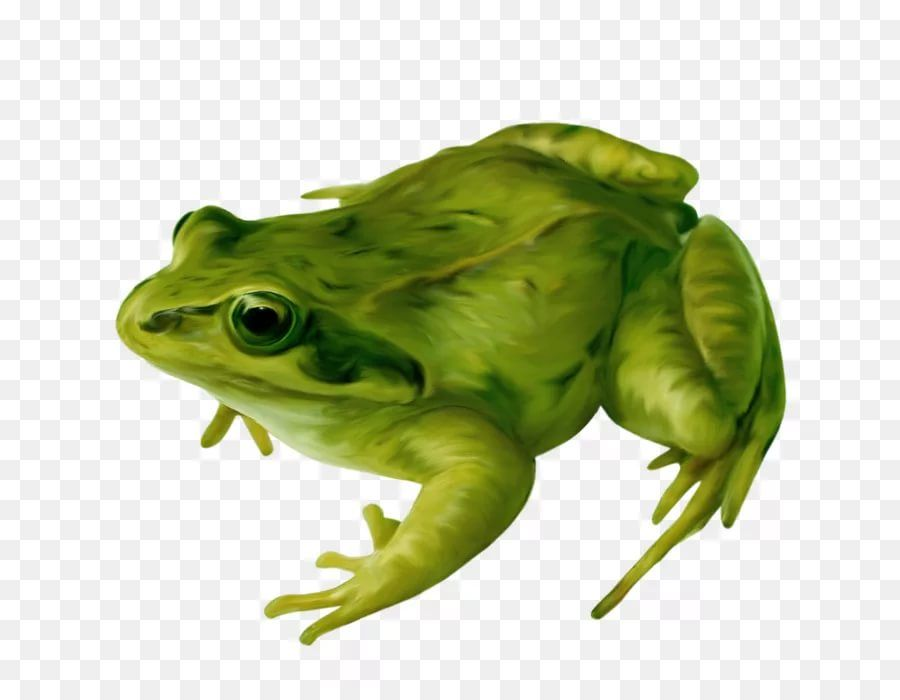
//> input picture imgs/3.jpg, 900 x 700 px
$ ./source   (built with g++ and OpenCV 4)
//> lines starting //> are read from the running program, lines starting //| are printed output that depends on the picture; after the words box and inside, x2 and y2 are one past the last pixel; in counts of white or black regions, pixels touching at a corner belong together
#include <opencv2/opencv.hpp>
#include <iostream>

using namespace std;
using namespace cv;

Mat colorq(Mat ocv, int cluster_count) {

// convert to float & reshape to a [3 x W*H] Mat
//  (so every pixel is on a row of it's own)

    Mat data;
    ocv.convertTo(data, CV_32F);
    data = data.reshape(1, data.total());

// do kmeans
    Mat labels, centers;
    kmeans(data, cluster_count, labels, TermCriteria(2, 10, 1.0), 3,
           KMEANS_PP_CENTERS, centers);

// reshape both to a single row of Vec3f pixels:
    centers = centers.reshape(3, centers.rows);
    data = data.reshape(3, data.rows);

// replace pixel values with their center value:
    auto *p = data.ptr<Vec3f>();
    for (size_t i = 0; i < data.rows; i++) {
        int center_id = labels.at<int>(i);
        p[i] = centers.at<Vec3f>(center_id);
    }

// back to 2d, and uchar:
    ocv = data.reshape(3, ocv.rows);
    ocv.convertTo(ocv, CV_8U);
    return ocv;
}

Mat bgrThreshold_white(Mat img) {
    for (int i = 0; i < img.rows; i++)
        for (int j = 0; j < img.cols; j++)
            if (img.at<Vec3b>(i, j)[0] > 210 && img.at<Vec3b>(i, j)[1] > 210 && img.at<Vec3b>(i, j)[2] > 210) {
                img.at<Vec3b>(i, j)[0] = 255;
                img.at<Vec3b>(i, j)[1] = 255;
                img.at<Vec3b>(i, j)[2] = 255;
            }
    return img;
}

Mat drawgrid(Mat mat_img, int stepSize) {

    int width = mat_img.size().width;
    int height = mat_img.size().height;

    for (int i = 0; i < height; i += stepSize)
        cv::line(mat_img, Point(0, i), Point(width, i), cv::Scalar(0, 0, 0));

    for (int i = 0; i < width; i += stepSize)
        cv::line(mat_img, Point(i, 0), Point(i, height), cv::Scalar(0, 0, 0));
    return mat_img;
}

Mat makebig(Mat img, int pixsize) {
    Mat big;
    int new_width = img.size().width * pixsize;
    int new_height = img.size().height * pixsize;
    big.push_back(Mat(new_height, new_width, CV_8UC3, Vec<uchar, 3>(255, 255, 255)));
    for (int i = 0; i < new_height; i++)
        for (int j = 0; j < new_width; j++)
            big.at<Vec3b>(i, j) = img.at<Vec3b>(i / pixsize, j / pixsize);
    return big;
}

Mat kroswording1(Mat img) {
    Mat ebala;
    ebala.push_back(Mat(img.size().height, img.size().width, CV_8UC3, Vec<uchar, 3>(255, 255, 255)));
    int nums[255][255];
    int x = 0;
    int y = 0;
    Vec<uchar, 3> tem;
    for (int i = 0; i < img.size().height; i++) {
        for (int j = 0; j < img.size().width; j++) {
            if (img.at<Vec3b>(i, j) != Vec<uchar, 3>(255, 255, 255)) {
                if (img.at<Vec3b>(i, j) == tem) {
                    nums[y][x - 1] = nums[y][x - 1] + 1;
                }
                if (img.at<Vec3b>(i, j) != tem) {
                    ebala.at<Vec3b>(y, x) = img.at<Vec3b>(i, j);
                    nums[y][x] = 1;
                    x++;

                }


                tem = img.at<Vec3b>(i, j);
            }
        }
        tem = Vec3b(3, 2, 3);
        x = 0;
        y++;
    }
    Mat fu = makebig(ebala, 20);
    for (int i = 0; i < img.size().height; i++) {
        for (int j = 0; j < img.size().width; j++) {
            if (fu.at<Vec3b>(i * 20 + 4, j * 20 + 14) != Vec<uchar, 3>(255, 255, 255)) {
                cv::putText(fu, //target image
                            to_string(nums[i][j]), //text
                            cv::Point(j * 20 + 5, i * 20 + 12), //top-left position
                            cv::FONT_HERSHEY_DUPLEX,
                            0.3,
                            CV_RGB(0, 0, 0), //font color
                            1);
            }
        }
    }
    return fu;
}

Mat skl1(const Mat &img1, const Mat &img2) {

    // Get dimension of final image
    int rows = max(img1.rows, img2.rows);
    int cols = img1.cols + img2.cols;

    Mat3b res(rows, cols, Vec3b(255, 255, 255));

    // Copy images in correct position
    img1.copyTo(res(Rect(0, 0, img1.cols, img1.rows)));
    img2.copyTo(res(Rect(img1.cols, 0, img2.cols, img2.rows)));
    return res;
}

Mat skl2(const Mat &img1, const Mat &img2) {

    // Get dimension of final image
    int rows = (img1.rows + img2.rows);
    int cols = max(img1.cols, img2.cols);

    Mat3b res(rows, cols, Vec3b(255, 255, 255));

    // Copy images in correct position
    img1.copyTo(res(Rect(0, 0, img1.cols, img1.rows)));
    img2.copyTo(res(Rect(0, img1.rows, img2.cols, img2.rows)));
    return res;
}

Mat kroswording2(Mat img) {
    Mat ebala;
    ebala.push_back(Mat(img.size().height, img.size().width, CV_8UC3, Vec<uchar, 3>(255, 255, 255)));
    int nums[255][255];
    int x = 0;
    int y = 0;
    Vec<uchar, 3> tem;
    for (int i = 0; i < img.size().width; i++) {
        for (int j = 0; j < img.size().height; j++) {
            if (img.at<Vec3b>(j, i) != Vec<uchar, 3>(255, 255, 255)) {
                if (img.at<Vec3b>(j, i) == tem) {
                    nums[x - 1][y] = nums[x - 1][y] + 1;
                }
                if (img.at<Vec3b>(j, i) != tem) {
                    ebala.at<Vec3b>(x, y) = img.at<Vec3b>(j, i);
                    nums[x][y] = 1;
                    x++;
                }
                tem = img.at<Vec3b>(j, i);
            }
        }
        tem = Vec3b(3, 2, 3);
        y++;
        x = 0;
    }
    Mat fu = makebig(ebala, 20);
    for (int i = 0; i < img.size().height; i++) {
        for (int j = 0; j < img.size().width; j++) {
            if (fu.at<Vec3b>(i * 20 + 4, j * 20 + 14) != Vec<uchar, 3>(255, 255, 255)) {
                cv::putText(fu, //target image
                            to_string(nums[i][j]), //text
                            cv::Point(j * 20 + 5, i * 20 + 12), //top-left position
                            cv::FONT_HERSHEY_DUPLEX,
                            0.3,
                            CV_RGB(0, 0, 0), //font color
                            1);
            }
        }
    }

    return fu;
}

int main() {

    int colors_count = 3;
    int down_height = 50;
    cout << "Enter the number of lines in crossword" << endl;
    cout << "20 - small, 50 - average, 100 - big, 220 - max" << endl;
    cin >> down_height;
//> the answer given: 100
    cout << "Enter the number of colors from 3 to 8" << endl;
    cin >> colors_count;
//> the answer given: 3
    std::string path ;
  //  std::string pa;
    cout << "Enter path to picture Example: ../imgs/3.jpg" << endl;
    cin >> path;
//> the answer given: ../imgs/3.jpg

    Mat image = imread(path);
//> image is the input picture: 700 rows x 900 cols, CV_8UC3; mean B, G, R 177.1, 207.5, 201.4

    if (image.empty()) {
        cout << "Could not read image" << endl;
        return 0;
    }

    int pixel_size = 20;
    int down_width = image.cols / (image.rows / down_height);
    Mat resize_down;
    resize(image, resize_down, Size(down_width, down_height), INTER_NEAREST);
    //бинаризация порог 200
//    imshow("1", resize_down);
    Mat img_gray;
    cvtColor(resize_down, img_gray, COLOR_BGR2GRAY);
    //  imshow("2", img_gray);
    Mat inverted_binary_image;
    //Mat thresh;
    threshold(img_gray, inverted_binary_image, 200, 255, THRESH_BINARY_INV);
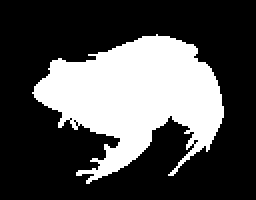
//> inverted_binary_image: 100 rows x 128 cols, CV_8UC1 (shown 2 times larger); 30.8% white; 1 white region
    //imshow("3", inverted_binary_image);

    //bitwise_not(thresh, inverted_binary_image);
    //изменение размера

    //контуры
    vector<vector<Point>> contours;
    vector<Vec4i> hierarchy;
    findContours(inverted_binary_image, contours, hierarchy, RETR_EXTERNAL, CHAIN_APPROX_SIMPLE);
//> contours = 1 contour; box (x1, y1, x2, y2) and area: (16, 17, 112, 92) 3756
    vector<Point> contour = contours[0];
//> contour = contour of 238 points, box (x1, y1, x2, y2) (16, 17, 112, 92), area 3756
    int start_col, end_col, start_row, end_row;
    Point extLeft = *min_element(contour.begin(), contour.end(),
                                 [](const Point &lhs, const Point &rhs) {
                                     return lhs.x < rhs.x;
                                 });
//> extLeft = Point(16, 46)
    start_col = extLeft.x;
//> start_col = 16
    Point extRight = *max_element(contour.begin(), contour.end(),
                                  [](const Point &lhs, const Point &rhs) {
                                      return lhs.x < rhs.x;
                                  });
//> extRight = Point(111, 58)
    end_col = extRight.x;
//> end_col = 111
    Point extTop = *min_element(contour.begin(), contour.end(),
                                [](const Point &lhs, const Point &rhs) {
                                    return lhs.y < rhs.y;
                                });
//> extTop = Point(78, 17)
    start_row = extTop.y;
//> start_row = 17
    Point extBot = *max_element(contour.begin(), contour.end(),
                                [](const Point &lhs, const Point &rhs) {
                                    return lhs.y < rhs.y;
                                });
//> extBot = Point(43, 91)
    end_row = extBot.y;
//> end_row = 91

    // [11 lines of commented-out code are left out]
    Mat crop = resize_down(Range(start_row, end_row), Range(start_col, end_col));
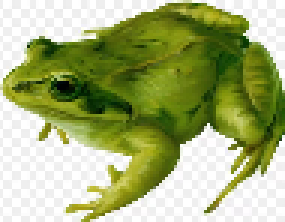
//> crop: 74 rows x 95 cols, CV_8UC3 (shown 3 times larger); mean B, G, R 120.3, 175.4, 164.5
//    imshow("Croped mage", crop);
//    waitKey();
    Mat img_quantized;
    img_quantized = colorq(crop, colors_count + 1);
//> in colorq, `kmeans(data, cluster_count, labels, TermCriteria(2, 10, 1.0), 3, KMEAN..`: labels = 7030 values, max 3 at index 62, min 0 at index 0, mean 0.958; centers = [[244.7, 246.3, 246.1], [17.88, 128, 110.2], [8.25, 82.08, 55.79], [65.89, 175, 165.6]]
//> in colorq, `ocv = data.reshape(3, ocv.rows);`:
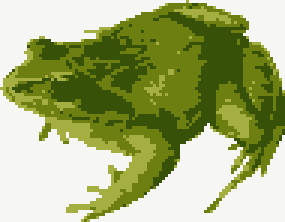
//> ocv: 74 rows x 95 cols, CV_32FC3 (shown 3 times larger); mean B, G, R 120.3, 175.4, 164.5
    //imshow("4", img_quantized);

    img_quantized = bgrThreshold_white(img_quantized);
    //imwrite("pixelated.png", img_quantized);
    //imshow("qu",img_quantized);

    Mat z = kroswording1(img_quantized);
//> the loop in kroswording1, `for (int i = 0; i < img.size().height; i++)` made 74 passes
//> (x, tem) on passes 1 to 8: (1, [66, 175, 166]), (4, [18, 128, 110]), (9, [66, 175, 166]), (5, [66, 175, 166]), (6, [66, 175, 166]), (8, [66, 175, 166]), (10, [18, 128, 110]), (7, [18, 128, 110])
//> after the loop in kroswording1, `for (int i = 0; i < img.size().height; i++)`: x = 0; tem = [3, 2, 3]; y = 74
//> after the loop in kroswording1, `for (int i = 0; i < img.size().height; i++)`:
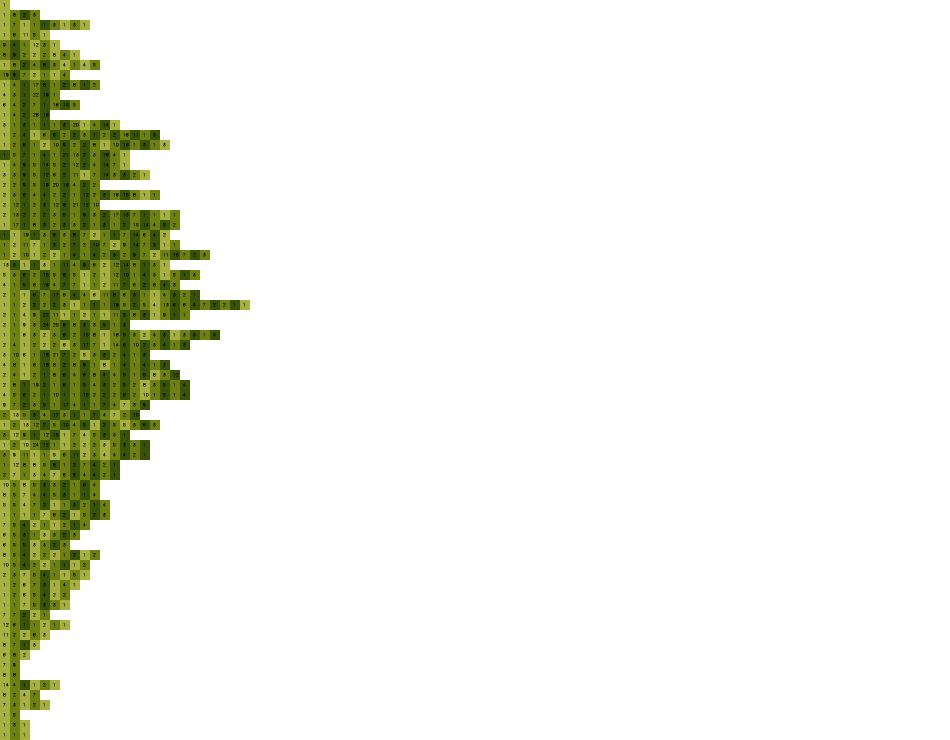
//> fu: 1480 rows x 1900 cols, CV_8UC3 (shown at 1/2 size); mean B, G, R 227.8, 239.1, 237
    Mat x = kroswording2(img_quantized);
//> the loop in kroswording2, `for (int i = 0; i < img.size().width; i++)` made 95 passes
//> (x, tem) on passes 1 to 8: (1, [66, 175, 166]), (1, [66, 175, 166]), (4, [66, 175, 166]), (4, [66, 175, 166]), (5, [18, 128, 110]), (6, [66, 175, 166]), (5, [66, 175, 166]), (9, [66, 175, 166])
//> after the loop in kroswording2, `for (int i = 0; i < img.size().width; i++)`:
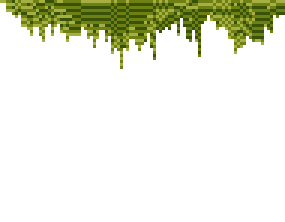
//> ebala: 74 rows x 95 cols, CV_8UC3 (shown 3 times larger); mean B, G, R 220.5, 235.5, 232.7
//> after the loop in kroswording2, `for (int i = 0; i < img.size().width; i++)`: x = 0; tem = [3, 2, 3]; y = 95
//> after the loop in kroswording2, `for (int i = 0; i < img.size().height; i++)`:
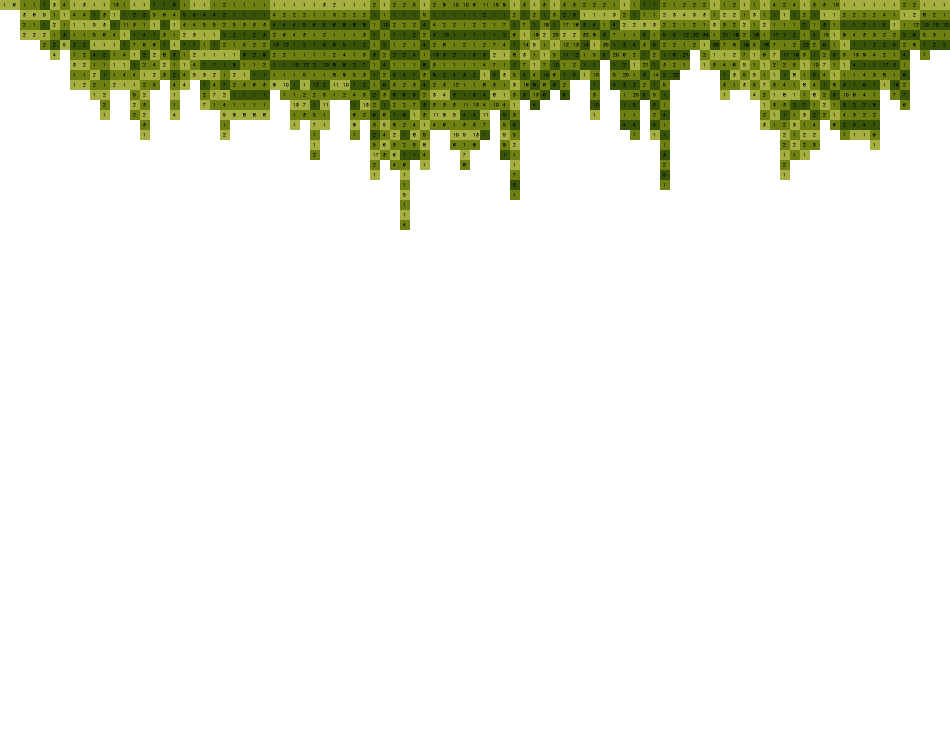
//> fu: 1480 rows x 1900 cols, CV_8UC3 (shown at 1/2 size); mean B, G, R 220.4, 234.8, 232.1

//    // уведичиваем матрицу назад применяя интерполяцию по площади
    Mat resize_up = makebig(img_quantized, pixel_size);
//    imshow("aaa", z);
    Mat y = skl1(resize_up, z);
    Mat ya = skl2(y, x);

    //resize(img_quantized, resize_up, Size(img_quantized.cols*pixel_size, img_quantized.rows*pixel_size), INTER_NEAREST);
    //imshow("qua",ya);
    // рисуем сетку
    Mat final = drawgrid(ya, pixel_size);
//> after the loop in drawgrid, `for (int i = 0; i < height; i += stepSize)`:
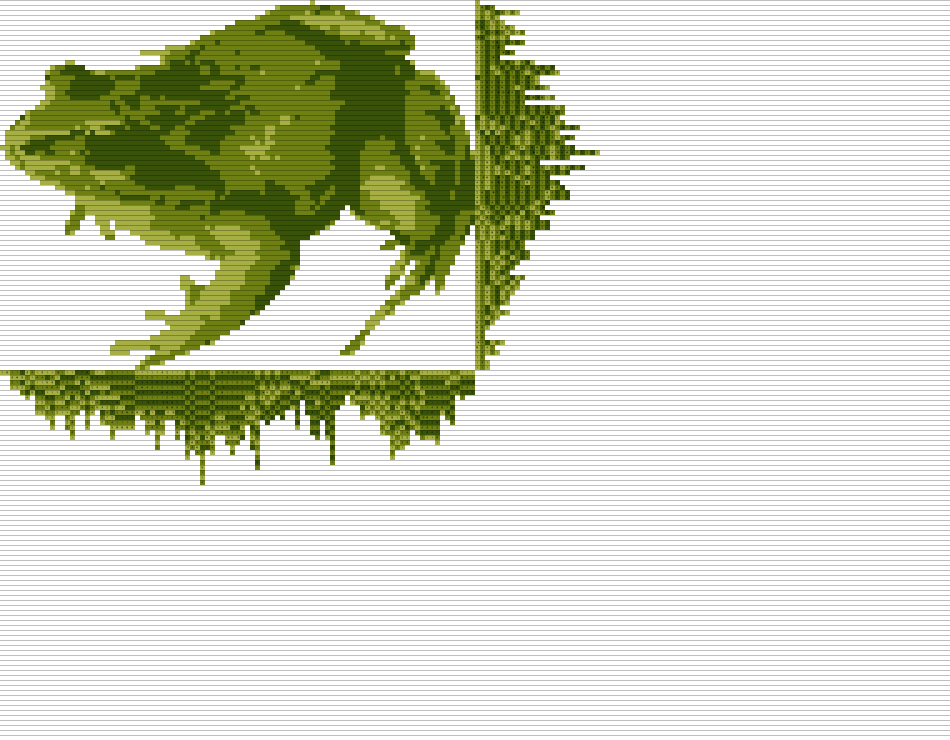
//> mat_img: 2960 rows x 3800 cols, CV_8UC3 (shown at 1/4 size); mean B, G, R 196.7, 215.7, 212
    imshow("result", final);


    waitKey(0);
    getchar();
    destroyAllWindows();


    return 0;
}
